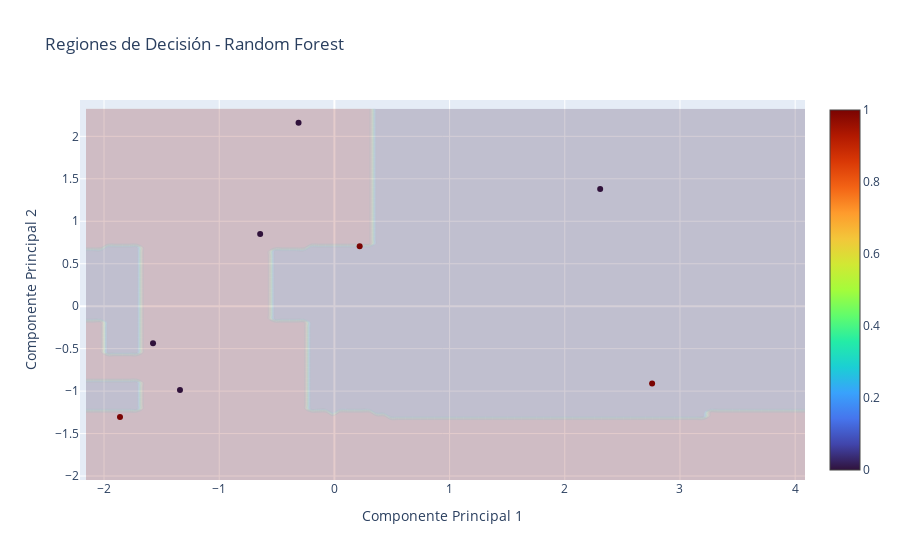

Source (notebook cell):
### Markdown cell above
**OPTIMIZACIÓN DE HIPERPARÁMETROS**:
- Random Forest (no lineal):

### Code cell
modelo_rf = RandomForestClassifier(n_estimators=100, random_state=42)   # Entrenar nuevo modelo
modelo_rf.fit(X_train, y_train)             # Ajustar datos de entrenamiento
y_pred_rf = modelo_rf.predict(X_test)       # Predicción
print("\nReporte de Clasificación - Random Forest:")
print(classification_report(y_test, y_pred_rf))
accuracy_rf = accuracy_score(y_test, y_pred_rf)
print(f"\nPrecisión del Modelo: {accuracy_rf:.4f}")

# Graficamos Regiones de decisión con PCA para reducir a 2 dimensiones 
pca = PCA(n_components=2)
X_train_pca = pca.fit_transform(X_train)
X_test_pca = pca.transform(X_test)
mdoelo_rf_pca = RandomForestClassifier(n_estimators=100, random_state=42) # Entrenar Random Forest con datos transformados
mdoelo_rf_pca.fit(X_train_pca, y_train)
xx, yy = np.meshgrid(               # Malla de puntos para graficar regiones de decisión
    np.linspace(np.min(X_train_pca[:, 0]), np.max(X_train_pca[:, 0]), 100),
    np.linspace(np.min(X_train_pca[:, 1]), np.max(X_train_pca[:, 1]), 100)
)
data = np.c_[xx.ravel(), yy.ravel()]  # Aplanar malla de puntos
predictions = mdoelo_rf_pca.predict(data)  # Predecir la clase de cada punto
Z = np.array(predictions).reshape(xx.shape)  # Dar forma a las predicciones
fig = go.Figure()
fig.add_trace(      # Regiones de decisión
    go.Contour(
        x=np.unique(xx),
        y=np.unique(yy),
        z=Z.reshape(xx.shape),
        colorscale="Turbo",
        showscale=False,
        opacity=0.2,
    )
)
fig.add_trace       (# Puntos de prueba
    go.Scatter(
        x=X_test_pca[:, 0],
        y=X_test_pca[:, 1],
        marker=dict(
            size=6,
            color=y_test,  # Color basado en la clase
            colorscale="Turbo",
            cmin=0,
            cmax=1,  # 2 clases: 0 (normal), 1 (fibrilación)
            showscale=True,
        ),
        mode="markers",
    )
)
fig.update_layout(
    title="Regiones de Decisión - Random Forest",
    xaxis_title="Componente Principal 1",
    yaxis_title="Componente Principal 2",
)
fig.show()

### Figure 1 — Plotly figure (JSON) as saved in the notebook; plotly's stock layout.template omitted (floating-point values rounded to 4 significant figures; data arrays with more than 128 entries replaced by an {"elided": "..."} marker saying what was removed)
{"data": [{"colorscale": [[0, "#30123b"], [0.07143, "#4145ab"], [0.1429, "#4675ed"], [0.2143, "#39a2fc"], [0.2857, "#1bcfd4"], [0.3571, "#24eca6"], [0.4286, "#61fc6c"], [0.5, "#a4fc3b"], [0.5714, "#d1e834"], [0.6429, "#f3c63a"], [0.7143, "#fe9b2d"], [0.7857, "#f36315"], [0.8571, "#d93806"], [0.9286, "#b11901"], [1, "#7a0402"]], "opacity": 0.2, "showscale": false, "type": "contour", "x": [-2.156, -2.093, -2.03, -1.967, -1.904, -1.841, -1.778, -1.715, -1.652, -1.589, -1.526, -1.463, -1.4, -1.337, -1.274, -1.211, -1.148, -1.085, -1.022, -0.9585, -0.8955, -0.8324, -0.7694, -0.7063, -0.6433, -0.5802, -0.5172, -0.4541, -0.3911, -0.328, -0.265, -0.2019, -0.1389, -0.07585, -0.0128, 0.05025, 0.1133, 0.1763, 0.2394, 0.3024, 0.3655, 0.4285, 0.4916, 0.5546, 0.6177, 0.6807, 0.7438, 0.8068, 0.8699, 0.9329, 0.996, 1.059, 1.122, 1.185, 1.248, 1.311, 1.374, 1.437, 1.5, 1.563, 1.626, 1.69, 1.753, 1.816, 1.879, 1.942, 2.005, 2.068, 2.131, 2.194, 2.257, 2.32, 2.383, 2.446, 2.509, 2.572, 2.635, 2.698, 2.761, 2.824, 2.887, 2.951, 3.014, 3.077, 3.14, 3.203, 3.266, 3.329, 3.392, 3.455, 3.518, 3.581, 3.644, 3.707, 3.77, 3.833, 3.896, 3.959, 4.022, 4.085], "y": [-2.047, -2.002, -1.958, -1.914, -1.87, -1.826, -1.782, -1.737, -1.693, -1.649, -1.605, -1.561, -1.517, -1.472, -1.428, -1.384, -1.34, -1.296, -1.252, -1.207, -1.163, -1.119, -1.075, -1.031, -0.9866, -0.9424, -0.8983, -0.8541, -0.8099, -0.7658, -0.7216, -0.6774, -0.6333, -0.5891, -0.5449, -0.5008, -0.4566, -0.4124, -0.3683, -0.3241, -0.2799, -0.2358, -0.1916, -0.1474, -0.1033, -0.05911, -0.01494, 0.02923, 0.07339, 0.1176, 0.1617, 0.2059, 0.2501, 0.2942, 0.3384, 0.3826, 0.4267, 0.4709, 0.5151, 0.5592, 0.6034, 0.6476, 0.6917, 0.7359, 0.7801, 0.8242, 0.8684, 0.9126, 0.9567, 1.001, 1.045, 1.089, 1.133, 1.178, 1.222, 1.266, 1.31, 1.354, 1.398, 1.443, 1.487, 1.531, 1.575, 1.619, 1.663, 1.708, 1.752, 1.796, 1.84, 1.884, 1.928, 1.973, 2.017, 2.061, 2.105, 2.149, 2.193, 2.238, 2.282, 2.326], "z": {"elided": "100x100 int values"}}, {"marker": {"cmax": 1, "cmin": 0, "color": [0, 1, 1, 0, 0, 0, 1, 0], "colorscale": [[0, "#30123b"], [0.07143, "#4145ab"], [0.1429, "#4675ed"], [0.2143, "#39a2fc"], [0.2857, "#1bcfd4"], [0.3571, "#24eca6"], [0.4286, "#61fc6c"], [0.5, "#a4fc3b"], [0.5714, "#d1e834"], [0.6429, "#f3c63a"], [0.7143, "#fe9b2d"], [0.7857, "#f36315"], [0.8571, "#d93806"], [0.9286, "#b11901"], [1, "#7a0402"]], "showscale": true, "size": 6}, "mode": "markers", "type": "scatter", "x": [2.307, -1.861, 2.758, -1.575, -1.341, -0.6445, 0.2192, -0.3113], "y": [1.379, -1.304, -0.9105, -0.4357, -0.9856, 0.8489, 0.707, 2.16]}], "layout": {"title": {"text": "Regiones de Decisión - Random Forest"}, "xaxis": {"title": {"text": "Componente Principal 1"}}, "yaxis": {"title": {"text": "Componente Principal 2"}}}}
